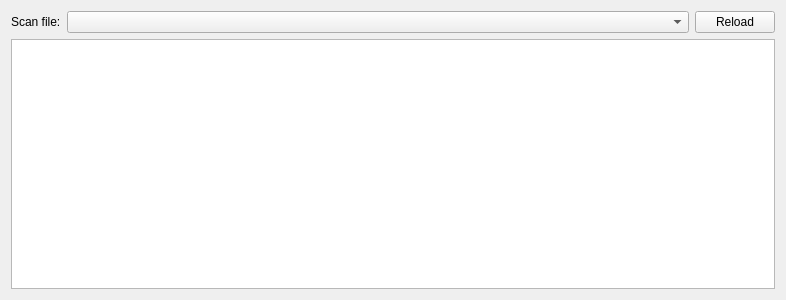
<?xml version="1.0" encoding="UTF-8"?>
<ui version="4.0">
 <class>Form</class>
 <widget class="QWidget" name="Form">
  <property name="geometry">
   <rect>
    <x>0</x>
    <y>0</y>
    <width>786</width>
    <height>300</height>
   </rect>
  </property>
  <property name="windowTitle">
   <string>Scan viewer</string>
  </property>
  <property name="windowIcon">
   <iconset resource="../../../resource/icons/icons.qrc">
    <normaloff>:/icons/scanviewer.svg</normaloff>:/icons/scanviewer.svg</iconset>
  </property>
  <layout class="QGridLayout" name="gridLayout">
   <item row="0" column="0">
    <widget class="QLabel" name="label">
     <property name="text">
      <string>Scan file:</string>
     </property>
    </widget>
   </item>
   <item row="0" column="1">
    <widget class="QComboBox" name="scanFileComboBox">
     <property name="sizePolicy">
      <sizepolicy hsizetype="MinimumExpanding" vsizetype="Fixed">
       <horstretch>0</horstretch>
       <verstretch>0</verstretch>
      </sizepolicy>
     </property>
    </widget>
   </item>
   <item row="0" column="2">
    <widget class="QPushButton" name="reloadPushButton">
     <property name="text">
      <string>Reload</string>
     </property>
     <property name="icon">
      <iconset theme="view-refresh">
       <normaloff>.</normaloff>.</iconset>
     </property>
    </widget>
   </item>
   <item row="1" column="0" colspan="3">
    <widget class="QTreeView" name="treeView">
     <property name="sizePolicy">
      <sizepolicy hsizetype="Expanding" vsizetype="Expanding">
       <horstretch>0</horstretch>
       <verstretch>0</verstretch>
      </sizepolicy>
     </property>
     <property name="maximumSize">
      <size>
       <width>16777215</width>
       <height>16777215</height>
      </size>
     </property>
     <property name="sizeAdjustPolicy">
      <enum>QAbstractScrollArea::AdjustToContents</enum>
     </property>
     <property name="alternatingRowColors">
      <bool>true</bool>
     </property>
    </widget>
   </item>
  </layout>
 </widget>
 <resources>
  <include location="../../../resource/icons/icons.qrc"/>
 </resources>
 <connections/>
</ui>
